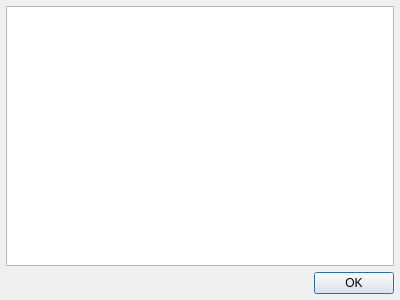
<?xml version="1.0" encoding="UTF-8"?>
<ui version="4.0">
 <class>DHelpAbout</class>
 <widget class="QDialog" name="DHelpAbout">
  <property name="geometry">
   <rect>
    <x>0</x>
    <y>0</y>
    <width>400</width>
    <height>300</height>
   </rect>
  </property>
  <property name="windowTitle">
   <string>About...</string>
  </property>
  <layout class="QVBoxLayout" name="verticalLayout">
   <property name="leftMargin">
    <number>6</number>
   </property>
   <property name="topMargin">
    <number>6</number>
   </property>
   <property name="rightMargin">
    <number>6</number>
   </property>
   <property name="bottomMargin">
    <number>6</number>
   </property>
   <item>
    <widget class="QTextBrowser" name="textBrowser"/>
   </item>
   <item>
    <layout class="QHBoxLayout" name="horizontalLayout">
     <property name="topMargin">
      <number>0</number>
     </property>
     <item>
      <spacer name="horizontalSpacer">
       <property name="orientation">
        <enum>Qt::Horizontal</enum>
       </property>
       <property name="sizeHint" stdset="0">
        <size>
         <width>40</width>
         <height>20</height>
        </size>
       </property>
      </spacer>
     </item>
     <item>
      <widget class="QPushButton" name="pushButton">
       <property name="text">
        <string>OK</string>
       </property>
      </widget>
     </item>
    </layout>
   </item>
  </layout>
 </widget>
 <resources/>
 <connections>
  <connection>
   <sender>pushButton</sender>
   <signal>clicked()</signal>
   <receiver>DHelpAbout</receiver>
   <slot>accept()</slot>
   <hints>
    <hint type="sourcelabel">
     <x>352</x>
     <y>281</y>
    </hint>
    <hint type="destinationlabel">
     <x>199</x>
     <y>149</y>
    </hint>
   </hints>
  </connection>
 </connections>
</ui>
